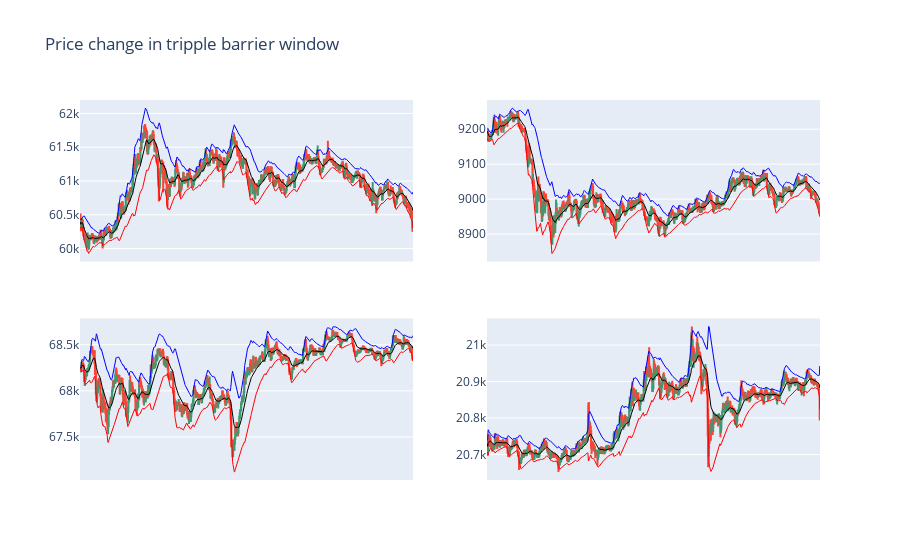

The notebook cell saved with this chart:
### Code cell
import random
import plotly.graph_objects as go
from plotly.subplots import make_subplots

n = 2; m = 2
label_1 = labels[labels['bin'] == 0]
list_1 = random.sample(list(label_1.index), k = n*m)

fig = make_subplots(
    rows = n, cols = m
)

for idx, st in enumerate(list_1):
  et = triple_barrier_events.loc[st]['t1']
  gr_dt = data.loc[st:et]
  avg, upper, lower = bbands(gr_dt['close'], 20, no_of_stdev=2)
  fig.add_trace(go.Candlestick(x=gr_dt.index,
                open=gr_dt.open, high=gr_dt.high,
                low=gr_dt.low, close=gr_dt.close),
                row = idx//n + 1, col = idx%m + 1)
  fig.add_trace(go.Scatter(x=gr_dt.index, y = avg,
                           line = dict(color='black', width=1)),
                row = idx//n + 1, col = idx%m + 1)
  fig.add_trace(go.Scatter(x=gr_dt.index, y = upper,
                           line = dict(color='blue', width=1)),
                row = idx//n + 1, col = idx%m + 1)
  fig.add_trace(go.Scatter(x=gr_dt.index, y = lower,
                           line = dict(color='red', width=1)),
                row = idx//n + 1, col = idx%m + 1)
  
  fig.update_xaxes(rangeslider_visible=False, visible = False)

fig.update_layout(title = 'Price change in tripple barrier window ')
fig.update_traces(showlegend = False)
fig.show()

### Figure 1 — Plotly figure (JSON) as saved in the notebook; plotly's stock layout.template omitted (floating-point values rounded to 4 significant figures; data arrays with more than 128 entries replaced by an {"elided": "..."} marker saying what was removed)
{"data": [{"close": {"elided": "847 float values"}, "high": {"elided": "847 float values"}, "low": {"elided": "847 float values"}, "open": {"elided": "847 float values"}, "showlegend": false, "type": "candlestick", "x": {"elided": "847 str values"}, "xaxis": "x", "yaxis": "y"}, {"line": {"color": "black", "width": 1}, "showlegend": false, "type": "scatter", "x": {"elided": "847 str values"}, "xaxis": "x", "y": {"elided": "847 float values"}, "yaxis": "y"}, {"line": {"color": "blue", "width": 1}, "showlegend": false, "type": "scatter", "x": {"elided": "847 str values"}, "xaxis": "x", "y": {"elided": "847 float values"}, "yaxis": "y"}, {"line": {"color": "red", "width": 1}, "showlegend": false, "type": "scatter", "x": {"elided": "847 str values"}, "xaxis": "x", "y": {"elided": "847 float values"}, "yaxis": "y"}, {"close": {"elided": "793 float values"}, "high": {"elided": "793 float values"}, "low": {"elided": "793 float values"}, "open": {"elided": "793 float values"}, "showlegend": false, "type": "candlestick", "x": {"elided": "793 str values"}, "xaxis": "x2", "yaxis": "y2"}, {"line": {"color": "black", "width": 1}, "showlegend": false, "type": "scatter", "x": {"elided": "793 str values"}, "xaxis": "x2", "y": {"elided": "793 float values"}, "yaxis": "y2"}, {"line": {"color": "blue", "width": 1}, "showlegend": false, "type": "scatter", "x": {"elided": "793 str values"}, "xaxis": "x2", "y": {"elided": "793 float values"}, "yaxis": "y2"}, {"line": {"color": "red", "width": 1}, "showlegend": false, "type": "scatter", "x": {"elided": "793 str values"}, "xaxis": "x2", "y": {"elided": "793 float values"}, "yaxis": "y2"}, {"close": {"elided": "741 float values"}, "high": {"elided": "741 float values"}, "low": {"elided": "741 float values"}, "open": {"elided": "741 float values"}, "showlegend": false, "type": "candlestick", "x": {"elided": "741 str values"}, "xaxis": "x3", "yaxis": "y3"}, {"line": {"color": "black", "width": 1}, "showlegend": false, "type": "scatter", "x": {"elided": "741 str values"}, "xaxis": "x3", "y": {"elided": "741 float values"}, "yaxis": "y3"}, {"line": {"color": "blue", "width": 1}, "showlegend": false, "type": "scatter", "x": {"elided": "741 str values"}, "xaxis": "x3", "y": {"elided": "741 float values"}, "yaxis": "y3"}, {"line": {"color": "red", "width": 1}, "showlegend": false, "type": "scatter", "x": {"elided": "741 str values"}, "xaxis": "x3", "y": {"elided": "741 float values"}, "yaxis": "y3"}, {"close": {"elided": "734 float values"}, "high": {"elided": "734 float values"}, "low": {"elided": "734 float values"}, "open": {"elided": "734 float values"}, "showlegend": false, "type": "candlestick", "x": {"elided": "734 str values"}, "xaxis": "x4", "yaxis": "y4"}, {"line": {"color": "black", "width": 1}, "showlegend": false, "type": "scatter", "x": {"elided": "734 str values"}, "xaxis": "x4", "y": {"elided": "734 float values"}, "yaxis": "y4"}, {"line": {"color": "blue", "width": 1}, "showlegend": false, "type": "scatter", "x": {"elided": "734 str values"}, "xaxis": "x4", "y": {"elided": "734 float values"}, "yaxis": "y4"}, {"line": {"color": "red", "width": 1}, "showlegend": false, "type": "scatter", "x": {"elided": "734 str values"}, "xaxis": "x4", "y": {"elided": "734 float values"}, "yaxis": "y4"}], "layout": {"title": {"text": "Price change in tripple barrier window "}, "xaxis": {"anchor": "y", "domain": [0, 0.45], "rangeslider": {"visible": false}, "visible": false}, "xaxis2": {"anchor": "y2", "domain": [0.55, 1], "rangeslider": {"visible": false}, "visible": false}, "xaxis3": {"anchor": "y3", "domain": [0, 0.45], "rangeslider": {"visible": false}, "visible": false}, "xaxis4": {"anchor": "y4", "domain": [0.55, 1], "rangeslider": {"visible": false}, "visible": false}, "yaxis": {"anchor": "x", "domain": [0.575, 1]}, "yaxis2": {"anchor": "x2", "domain": [0.575, 1]}, "yaxis3": {"anchor": "x3", "domain": [0, 0.425]}, "yaxis4": {"anchor": "x4", "domain": [0, 0.425]}}}
